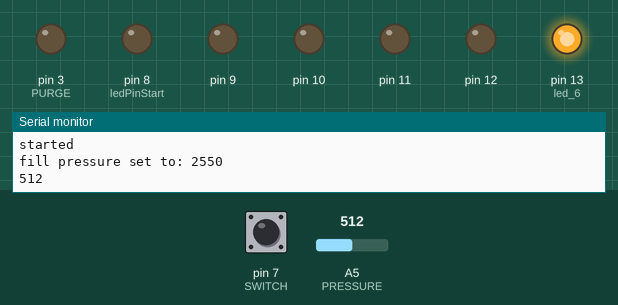
A sketch run on a simulated Arduino Uno, built with avr-gcc and run on an emulated ATmega328P. Shown: output pins drawn as LEDs (lit = HIGH), the last lines printed to the serial monitor. Dashed ring = blinking. The inputs (shaded band) are chosen by the test bench; at power-on: pin 7 (SWITCH) HIGH, A5 (PRESSURE) = 512.

Above: at 2.0 s.
2.1 s: pin 7 (SWITCH) pulled LOW for 0.15 s
At 3.0 s:
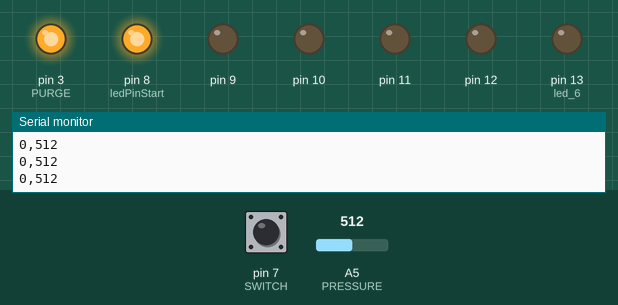
4.1 s: A5 (PRESSURE) set to 107
5.6 s: A5 (PRESSURE) set to 93
At 5.87 s:
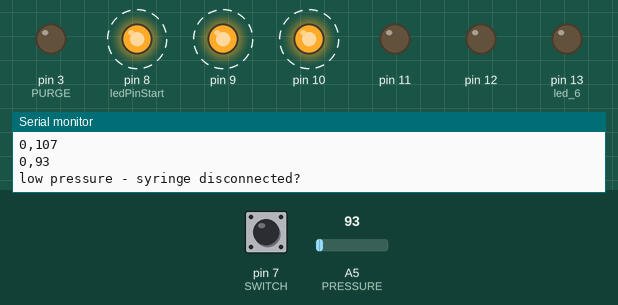
9.1 s: pin 7 (SWITCH) pulled LOW for 1 s
At 11.1 s:
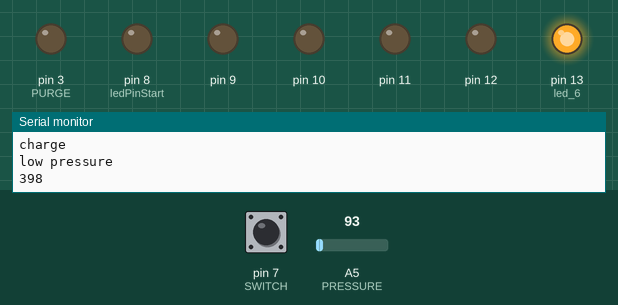
12.6 s: pin 7 (SWITCH) pulled LOW for 3.2 s
At 12.85 s:
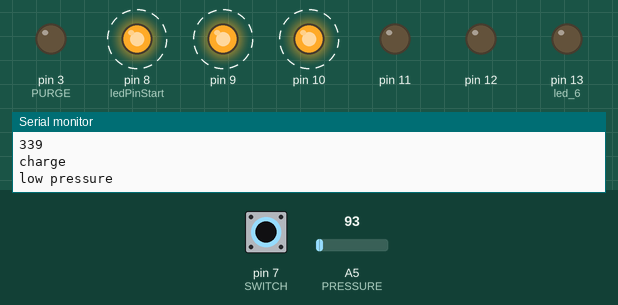
Timing chart, 0 to 18.1 s (numbered marks = the images above; inputs shaded):
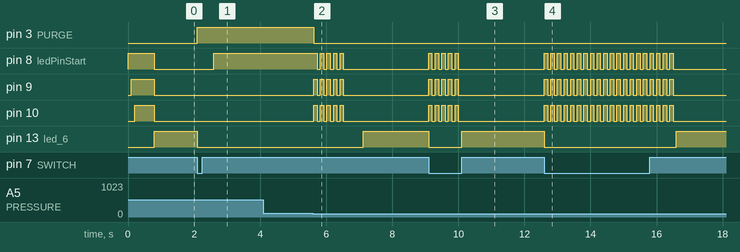

Measured:
- the behaviour switches between 100 and 99 on A5 (PRESSURE) (found by bisection; images 1 and 2)
- after the input at 2.1 s, pin 3 (PURGE): LOW → HIGH at once; pin 8 (ledPinStart): LOW → HIGH after 0.50 s; pin 13 (led_6): HIGH → LOW at once
- after the input at 5.6 s, pin 3 (PURGE): HIGH → LOW at once; pin 8 (ledPinStart): alternates HIGH for 0.10 s and LOW for 0.10 s, 9 changes in all, then stays LOW, starting after 0.12 s; pin 9, pin 10: alternates HIGH for 0.10 s and LOW for 0.10 s, 10 changes in all, then stays LOW, starting at once; pin 13 (led_6): LOW → HIGH after 1.5 s
- after the input at 9.1 s, pin 8 (ledPinStart), pin 9, pin 10: alternates HIGH for 0.10 s and LOW for 0.10 s, 10 changes in all, then stays LOW, starting at once; pin 13 (led_6): HIGH → LOW at once, → HIGH 1.0 s later
- after the input at 12.6 s, pin 8 (ledPinStart), pin 9, pin 10: alternates HIGH for 0.10 s and LOW for 0.10 s, 40 changes in all, then stays LOW, starting at once; pin 13 (led_6): HIGH → LOW at once, → HIGH 4.0 s later

The sketch:

pressurerefueller.ino
```cpp
#include <EEPROM.h>

//leds
static const int led_1 = 8;
static const int led_2 = 9;
static const int led_3 = 10;
static const int led_4 = 11;
static const int led_5 = 12;
static const int led_6 = 13;
static const int numLeds = 6;
static const int ledPinStart = 8;
//io
static const int PURGE = 3;
static const int PRESSURE = A5;
static const int SWITCH = 7;

//global vars
static const int lowHPressure = 100; //low and high hydrostik pressure
static const int maxHPressure = 1000;

static const int lowFullPressure = 500; //low and high syringe fill pressure
static const int pressureIncrement = 50; //what we increase pressure by for each button press
static const int highFullPressure = numLeds * pressureIncrement + lowFullPressure;

static const int timeout = 20 * 10; //100s milliseconds
static const float FILTER = 0.9;

int fullPressure; //pressure we fill to, set by eeprom read
int avgPressure;
double checkPressureTimer;

void setup()
{
  Serial.begin(9600);
  Serial.println("started");
  pinMode(PURGE,OUTPUT);
  pinMode(SWITCH,INPUT);
  digitalWrite(SWITCH,HIGH);

  fullPressure = EEPROM.read(0) * 10;
  Serial.print("fill pressure set to: ");
  Serial.println(fullPressure);

  //leds pins
  for( int led = ledPinStart; led < ledPinStart + numLeds; led++)
  {
    pinMode(led,OUTPUT);
  }

  //start avgPressure of as something useful
  avgPressure = getPressure();

  //show pressure in the hydrostiks
  showPressure(getPressure(),lowHPressure,maxHPressure);

  //allow user to set full pressure
  if(digitalRead(SWITCH)==LOW)
    setFullPressure();

}

void loop()
{
  digitalWrite(led_6,HIGH); //turn on green light to show we're ready

  if(digitalRead(SWITCH) == LOW)
    charge();

  //work out average pressure
  if(millis() > checkPressureTimer + 1000)
  {
    avgPressure = avgPressure * FILTER  + ( 1 - FILTER ) * getPressure();
    checkPressureTimer = millis();
    Serial.println(avgPressure);
  }
}


//turn on leds to show pressure
void showPressure(int pressure,int low, int high)
{
  int showLeds = map(pressure,low,high, 1, numLeds);

  for( int led = ledPinStart; led < ledPinStart + showLeds; led++)
  {
    digitalWrite(led,HIGH);
    delay(100);
  }
  delay(500);
  allLedsOff();
}

void showSetPressure(int pressure)
{
  int showLeds = (pressure - lowFullPressure) / 50;
  for( int led = ledPinStart; led < ledPinStart + showLeds; led++)
  {
    digitalWrite(led,HIGH);
  }
}

void setFullPressure()
{
  showWarning();
  showSetPressure(fullPressure);

  int count = millis();
  boolean debounce = true;
  //one second to make an adjustment
  while(millis() < count + 5000)
  {
    //debounce
    if(digitalRead(SWITCH)==HIGH)
    {
       debounce = true;
       delay(10);
    }

    if(digitalRead(SWITCH)==LOW && debounce)
    {
      Serial.println(millis());
      fullPressure += 50;
      count = millis();

      if(fullPressure>highFullPressure)
      {
        fullPressure=lowFullPressure;
        allLedsOff();
      }
      showSetPressure(fullPressure);
      debounce = false;
    }

  }
  Serial.print("writing to eeprom: ");
  Serial.println(fullPressure);
  EEPROM.write(0,fullPressure/10); //set address
  showWarning();
}

void allLedsOff()
{
  //turn off
  for( int led = ledPinStart; led < ledPinStart + numLeds; led++)
  {
    digitalWrite(led,LOW);
  }
}
void showWarning()
{
  allLedsOff();
  for( int i = 0; i < 5; i ++)
  {
    for( int led = ledPinStart; led < ledPinStart + 3; led++)
    {
      digitalWrite(led,HIGH);
    }
    delay(100);
    allLedsOff();
    delay(100);
  }
}


void printPressure()
{
  Serial.println(getPressure());
}
int getPressure()
{
  return analogRead(PRESSURE);
}

void charge()
{
  Serial.println("charge");
  allLedsOff();

  if( getPressure() < lowHPressure )
  {
    Serial.println( "low pressure" );
    showWarning();
    return;
  }

  int count = 0;
  digitalWrite(PURGE,HIGH);
  delay(500); //wait for pressure to equalise

  int startPressure = getPressure();

  while(getPressure() < fullPressure)
  {

    int showLeds = map(getPressure(),startPressure,fullPressure, 1, numLeds+1); //num leds + 1 so that all get lit by the end of a good fill
    for( int led = ledPinStart; led < ledPinStart + showLeds; led++)
    {
      digitalWrite(led,HIGH);
    }

    delay(100);
    Serial.print(count);
    Serial.print(",");
    printPressure();

    if(getPressure() < lowHPressure)
    {
      Serial.println("low pressure - syringe disconnected?");
      digitalWrite(PURGE,LOW);
      showWarning();
      break;
    }
    if(count > timeout)
    {
      Serial.println("timed out");
      digitalWrite(PURGE,LOW);
      showWarning();
      break;
    }
  }
  digitalWrite(PURGE,LOW);
  delay(500);
  allLedsOff();
  Serial.println("finished");
}
```
